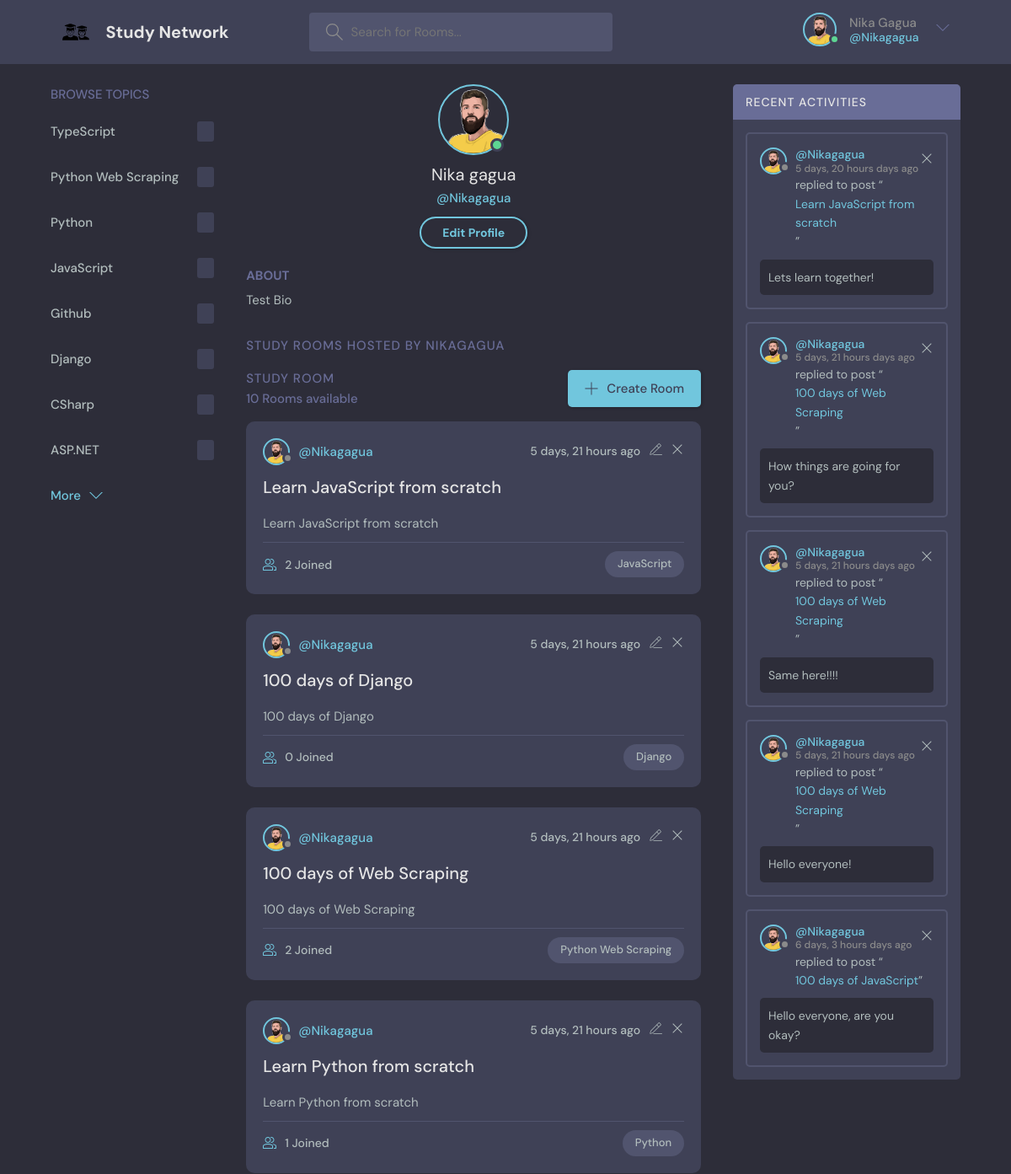
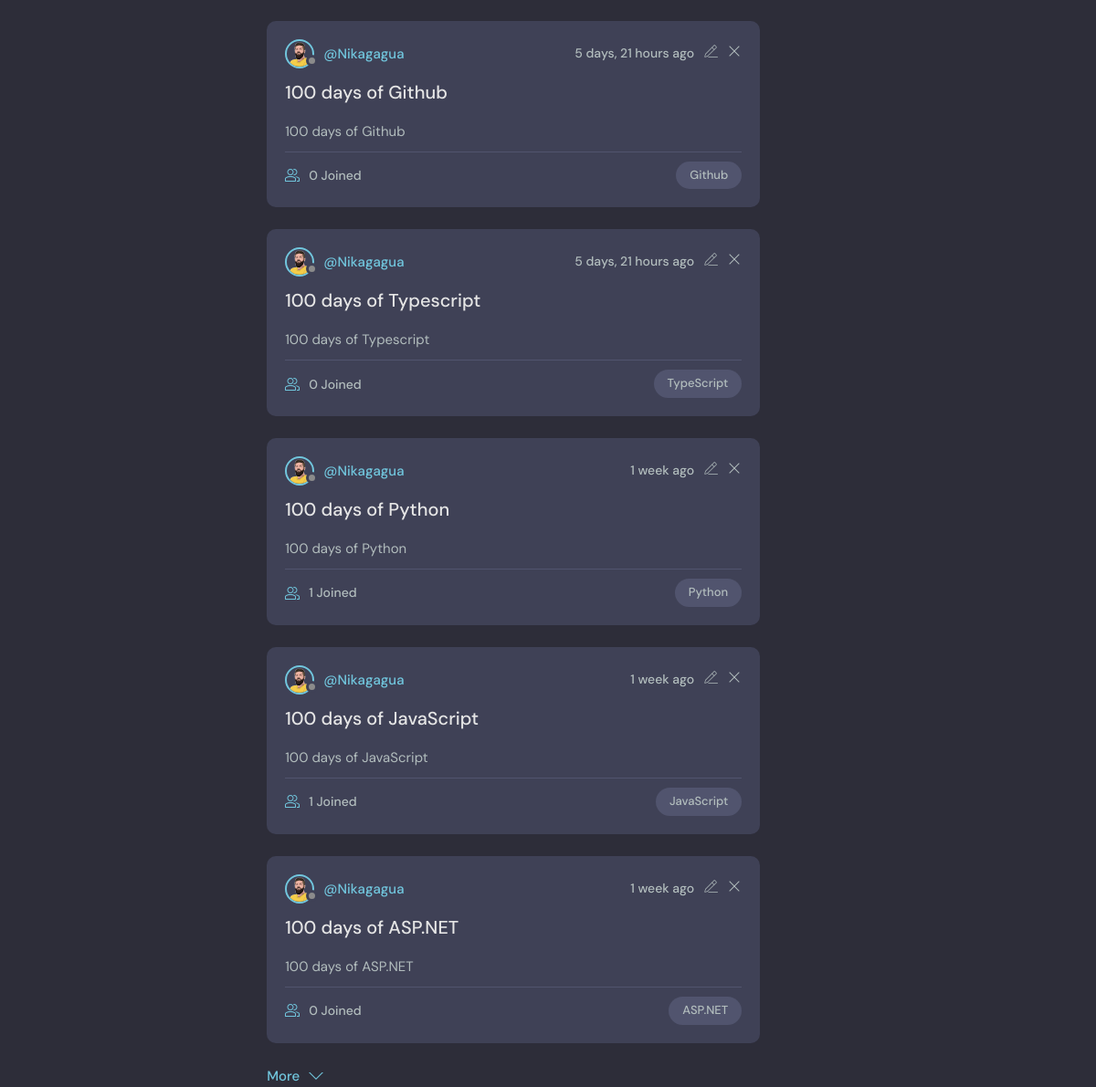
The page /profile/1/ (signed in) on the database its author committed (2 pictures, top to bottom).
### base/models.py (models this page shows, shortened)
class User(AbstractUser):
    username = models.CharField(max_length=150, unique=True)
    name = models.CharField(max_length=200, null=True)
    email = models.EmailField(unique=True, null=True)
    bio = models.TextField(null=True)
    avatar = models.ImageField(null=True, default="avatar.svg")
    USERNAME_FIELD = 'email'
    REQUIRED_FIELDS = ['username']

class Topic(models.Model):
    name = models.CharField(max_length=200)
    class Meta:
        ordering = ['-name']

class Room(models.Model):
    host = models.ForeignKey(User, on_delete=models.SET_NULL, null=True)
    topic = models.ForeignKey(Topic, on_delete=models.SET_NULL, null=True)
    name = models.CharField(max_length=200)
    description = models.TextField(null=True, blank=True)
    participants = models.ManyToManyField(User, related_name='participants', blank=True)
    updated = models.DateTimeField(auto_now=True)
    created = models.DateTimeField(auto_now_add=True)
    class Meta:
        ordering = ['-updated', '-created']

class Message(models.Model):
    user = models.ForeignKey(User, on_delete=models.CASCADE)
    room = models.ForeignKey(Room, on_delete=models.CASCADE)
    body = models.TextField()
    updated = models.DateTimeField(auto_now=True)
    created = models.DateTimeField(auto_now_add=True)
    class Meta:
        ordering = ['-updated', '-created']

### base/views.py (the view)
# urls.py: path('profile/<int:pk>/', views.user_profile, name='user-profile'),
@login_required(login_url='login')
def user_profile(request, pk):
    user = User.objects.get(id=pk)
    rooms = user.room_set.all()
    room_messages = user.message_set.all()
    topics = Topic.objects.all()
    all_room_count = Room.objects.all().count()
    context = {
        'user': user,
        'rooms': rooms,
        'room_messages': room_messages,
        'topics': topics,
        'all_room_count': all_room_count,
    }
    return render(request, 'base/profile.html', context)

### base/templates/base/profile.html
{% extends 'main.html' %}
{% block content %}
    <main class="profile-page layout layout--3">
        <div class="container">
            {% include 'base/topic_component.html' %}
            <div class="roomList">
                {% if user.is_authenticated %}
                    <div class="profile">
                        <div class="profile__avatar">
                            <div class="avatar avatar--large active">
                                <img src="{{ user.avatar.url }}" alt="user avatar"/>
                            </div>
                        </div>
                        <div class="profile__info">
                            {% if user.name %}
                                <h3>{{ user.name.capitalize }}</h3>
                            {% else %}
                                <h3>{{ user.username.capitalize }}</h3>
                            {% endif %}
                            <p>@{{ user.username }}</p>
                            {% if request.user == user %}
                                <a href="{% url 'update-user' %}" class="btn btn--main btn--pill">Edit Profile</a>
                            {% endif %}
                        </div>
                        <div class="profile__about">
                            <h3>About</h3>
                            {% if user.bio %}
                                <p>
                                    {{ user.bio }}
                                </p>
                            {% else %}
                                <p>
                                    No information has been added in bio
                                </p>
                            {% endif %}
                        </div>
                    </div>
                    <div class="roomList__header">
                        <div>
                            <h2>Study Rooms Hosted by {{ request.user.username }}
                            </h2>
                        </div>
                    </div>
                    {% include 'base/feed_component.html' %}
                    </div>
                    {% include 'base/activity_component.html' %}
                    </div>
                {% endif %}
    </main>
{% endblock content %}

### templates/navbar.html (shortened to what this page needs)
{% block content %}
    <header class="header header--loggedIn">
        <div class="container">
            <a href="{% url 'home' %}" class="header__logo">
                <img src="/static/assets/study-group-icon.svg" alt="logo"/>
                <h1>Study Network</h1>
            </a>
            <form class="header__search" method="get" action="{% url 'home' %}">
                <label>
                    <input type="text" name="q" placeholder="Search for Rooms..."/>
                </label>
            </form>
            <nav class="header__menu">
                {% if request.user.is_authenticated %}
                    <div class="header__user">
                        <a href="{% url 'user-profile' request.user.id %}">
                            <div class="avatar avatar--medium active">
                                <img src="{{ user.avatar.url }}" alt="=user avatar"/>
                            </div>
                            {% if request.user.name %}
                                <p>{{ request.user.name }}
                                    <span>@{{ request.user.username }}</span></p>
                            {% else %}
                                <p>{{ request.user.username.capitalize }}
                                    <span>@{{ request.user.username }}</span></p>
                            {% endif %}
                        </a>
                        <button class="dropdown-button">
                            <svg xmlns="http://www.w3.org/2000/svg" width="32" height="32"
                                 viewBox="0 0 32 32">
                                <title>chevron-down</title>
                                <path d="M16 21l-13-13h-3l16 16 16-16h-3l-13 13z"></path>
                            </svg>
                        </button>
                    </div>
                {% else %}
                    <a href="{% url 'login' %}">
                        <img src="/static/assets/avatar.svg" alt="">
                        <p>Login</p>
                    </a>
                {% endif %}
            </nav>
        </div>
    </header>
{% endblock %}

### base/templates/base/topic_component.html (shortened to what this page needs)
<div class="topics">
    <div class="topics__header">
        <h2>Browse Topics</h2>
    </div>
    <ul class="topics__list" id="defaultTopics">
        {% for topic in topics %}
            <li>
                <a href="{% url 'home' %}?q={{ topic.name }}">
                    {{ topic.name }} <span>{{ topic.room_count }}</span>
                </a>
            </li>
        {% endfor %}
    </ul>
    <a class="btn btn--link" href="#" id="showMoreTopics">
        More
        <svg xmlns="http://www.w3.org/2000/svg" width="32" height="32" viewBox="0 0 32 32">
            <title>chevron-down</title>
            <path d="M16 21l-13-13h-3l16 16 16-16h-3l-13 13z"></path>
        </svg>
    </a>
</div>

### base/templates/base/feed_component.html (shortened to what this page needs)
<div class="roomList">
    <div class="roomList__header">
        <div>
            <h2>Study Room</h2>
            <p>{{ all_room_count }} Rooms available</p>
        </div>
        <a class="btn btn--main" href="{% url 'create-room' %}">
            <svg xmlns="http://www.w3.org/2000/svg" width="32" height="32"
                 viewBox="0 0 32 32">
                <title>add</title>
                <path
                        d="M16.943 0.943h-1.885v14.115h-14.115v1.885h14.115v14.115h1.885v-14.115h14.115v-1.885h-14.115v-14.115z"
                ></path>
            </svg>
            Create Room
        </a>
    </div>
    {% for room in rooms %}
        <div class="roomListRoom">
            <div class="roomListRoom__header">
                <a href="{% url 'user-profile' room.host.id %}" class="roomListRoom__author">
                    <div class="avatar avatar--small">
                        <img src="{{ room.host.avatar.url }}" alt="user avatar"/>
                    </div>
                    <span>@{{ room.host.username }}</span>
                </a>
                <div class="roomListRoom__actions">
                    <span>{{ room.created | timesince }} ago</span>
                    {% if request.user == room.host %}
                        <div class="roomListRoom__actions">
                            <a href="{% url 'update-room' room.id %}">
                            </a>
                            <a href="{% url 'delete-room' room.id %}">
                                <svg xmlns="http://www.w3.org/2000/svg" width="32" height="32"
                                     viewBox="0 0 32 32">
                                    <title>remove</title>
                                    <path
                                            d="M27.314 6.019l-1.333-1.333-9.98 9.981-9.981-9.981-1.333 1.333 9.981 9.981-9.981 9.98 1.333 1.333 9.981-9.98 9.98 9.98 1.333-1.333-9.98-9.98 9.98-9.981z"
                                    ></path>
                                </svg>
                            </a>
                        </div>
                    {% endif %}
                </div>
            </div>
            <div class="roomListRoom__content">
                <a href="{% url 'room' room.id %}">{{ room.name }}</a>
                <p>
                    {{ room.description }}
                </p>
            </div>
            <div class="roomListRoom__meta">
                <a href="{% url 'room' room.id %}" class="roomListRoom__joined">
                    {{ room.participants.count }} Joined
                </a>
                <p class="roomListRoom__topic">{{ room.topic.name }}</p>
            </div>
        </div>
    {% endfor %}
    <a class="btn btn--link" href="#" id="showMoreRooms">
        More
        <svg xmlns="http://www.w3.org/2000/svg" width="32" height="32" viewBox="0 0 32 32">
            <title>chevron-down</title>
            <path d="M16 21l-13-13h-3l16 16 16-16h-3l-13 13z"></path>
        </svg>
    </a>
</div>

### base/templates/base/activity_component.html
<div class="activities">
    <div class="activities__header">
        <h2>Recent Activities</h2>
    </div>
    {% for message in room_messages %}
        <div class="activities__box">
            <div class="activities__boxHeader roomListRoom__header">
                <a href="{% url 'user-profile' message.user.id %}" class="roomListRoom__author">
                    <div class="avatar avatar--small">
                        <img src="{{ message.user.avatar.url }}" alt="user avatar"/>
                    </div>
                    <p>
                        @{{ message.user.username }}
                        <span>{{ message.created | timesince }} days ago</span>
                    </p>
                </a>
                {% if request.user == message.user %}
                    <div class="roomListRoom__actions">
                        <a href="{% url 'delete-activity' message.id %}">
                            <svg xmlns="http://www.w3.org/2000/svg" width="32" height="32"
                                 viewBox="0 0 32 32">
                                <title>remove</title>
                                <path
                                        d="M27.314 6.019l-1.333-1.333-9.98 9.981-9.981-9.981-1.333 1.333 9.981 9.981-9.981 9.98 1.333 1.333 9.981-9.98 9.98 9.98 1.333-1.333-9.98-9.98 9.98-9.981z"
                                ></path>
                            </svg>
                        </a>
                    </div>
                {% endif %}
            </div>
            <div class="activities__boxContent">
                <p>replied to post “<a href="{% url 'room' message.room.id %}">{{ message.room.name }}</a>”</p>
                <div class="activities__boxRoomContent">
                    {{ message.body }}
                </div>
            </div>
        </div>
    {% endfor %}
</div>

### rows shown on the page
User: avatar (picture), user.name "Nika Gagua", user.username "Nikagagua", name "Nika gagua", username "Nikagagua", bio "Test Bio", user.username "NIKAGAGUA"
Topic: name "TypeScript"
Topic: name "Python Web Scraping"
Topic: name "Python"
Topic: name "JavaScript"
Topic: name "Github"
Topic: name "Django"
Topic: name "CSharp"
Topic: name "ASP.NET"
Room: host.avatar (picture), host.username "Nikagagua", created "5 days, 21 hours", name "Learn JavaScript from scratch", description "Learn JavaScript from scratch", participants.count "2", topic.name "JavaScript"
Room: host.avatar (picture), host.username "Nikagagua", created "5 days, 21 hours", name "100 days of Django", description "100 days of Django", participants.count "0", topic.name "Django"
Room: host.avatar (picture), host.username "Nikagagua", created "5 days, 21 hours", name "100 days of Web Scraping", description "100 days of Web Scraping", participants.count "2", topic.name "Python Web Scraping"
Room: host.avatar (picture), host.username "Nikagagua", created "5 days, 21 hours", name "Learn Python from scratch", description "Learn Python from scratch", participants.count "1", topic.name "Python"
Room: host.avatar (picture), host.username "Nikagagua", created "5 days, 21 hours", name "100 days of Github", description "100 days of Github", participants.count "0", topic.name "Github"
Room: host.avatar (picture), host.username "Nikagagua", created "5 days, 21 hours", name "100 days of Typescript", description "100 days of Typescript", participants.count "0", topic.name "TypeScript"
Room: host.avatar (picture), host.username "Nikagagua", created "1 week", name "100 days of Python", description "100 days of Python", participants.count "1", topic.name "Python"
Room: host.avatar (picture), host.username "Nikagagua", created "1 week", name "100 days of JavaScript", description "100 days of JavaScript", participants.count "1", topic.name "JavaScript"
Room: host.avatar (picture), host.username "Nikagagua", created "1 week", name "100 days of ASP.NET", description "100 days of ASP.NET", participants.count "0", topic.name "ASP.NET"
Message: user.avatar (picture), user.username "Nikagagua", created "5 days, 20 hours", room.name "Learn JavaScript from scratch", body "Lets learn together!"
Message: user.avatar (picture), user.username "Nikagagua", created "5 days, 21 hours", room.name "100 days of Web Scraping", body "How things are going for you?"
Message: user.avatar (picture), user.username "Nikagagua", created "5 days, 21 hours", room.name "100 days of Web Scraping", body "Same here!!!!"
Message: user.avatar (picture), user.username "Nikagagua", created "5 days, 21 hours", room.name "100 days of Web Scraping", body "Hello everyone!"
Message: user.avatar (picture), user.username "Nikagagua", created "6 days, 3 hours", room.name "100 days of JavaScript", body "Hello everyone, are you okay?"

### other values the page prints
{{ all_room_count }} "10"
